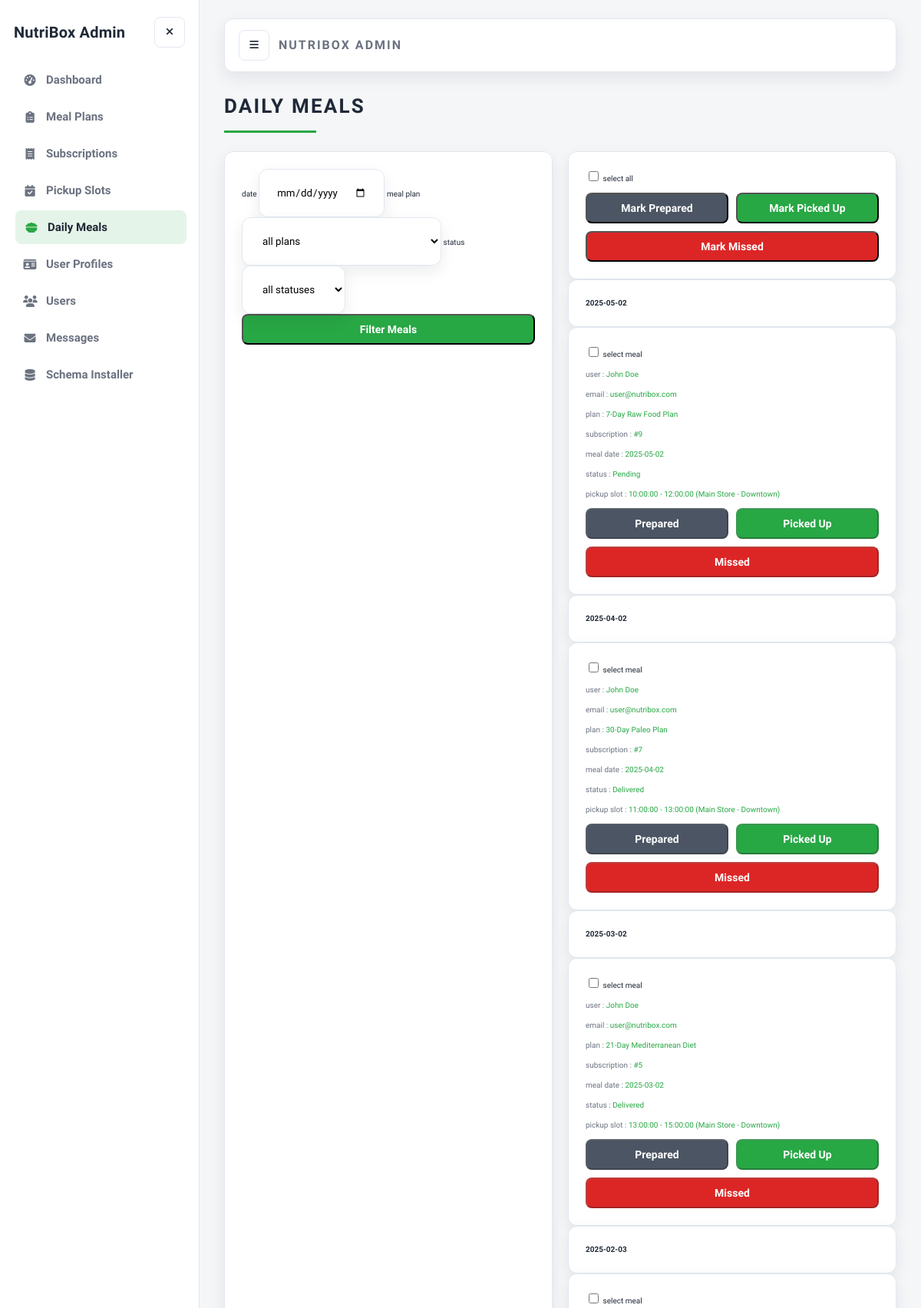
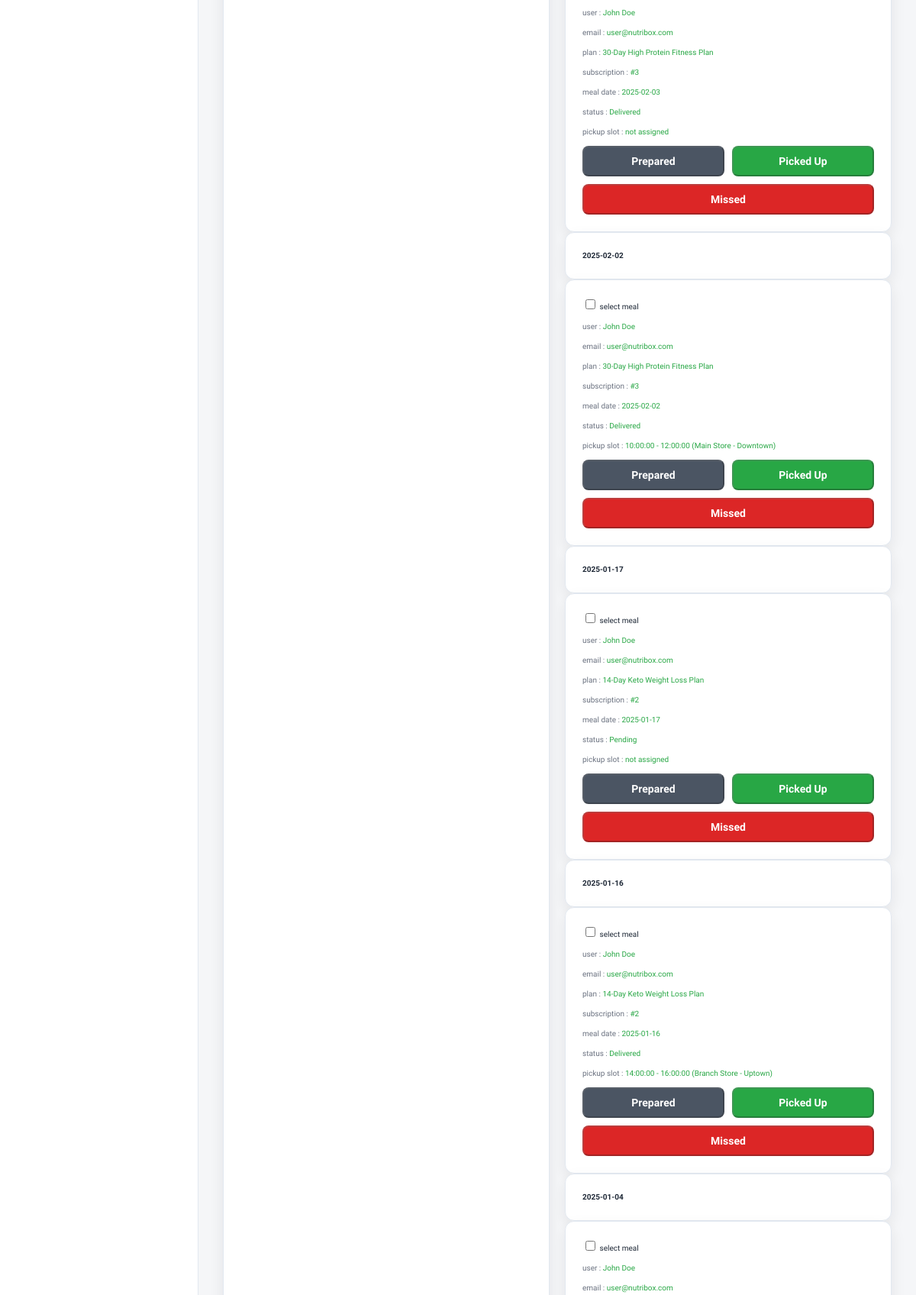
The page /admin/admin_daily_meals.php (signed in, upper part) on the database its author committed (2 pictures, top to bottom).
### tables this page shows
CREATE TABLE IF NOT EXISTS subscription_meals (
  id INT(100) NOT NULL AUTO_INCREMENT,
  subscription_id INT(100) NOT NULL,
  meal_date DATE NOT NULL,
  status VARCHAR(20) NOT NULL DEFAULT 'Pending',
  created_at TIMESTAMP NOT NULL DEFAULT CURRENT_TIMESTAMP,
  PRIMARY KEY (id),
  UNIQUE KEY unique_subscription_meal_date (subscription_id, meal_date),
  KEY idx_subscription_id (subscription_id),
  KEY idx_meal_date (meal_date)
);

CREATE TABLE IF NOT EXISTS users (
  id INT(100) NOT NULL AUTO_INCREMENT,
  name VARCHAR(100) NOT NULL,
  email VARCHAR(100) NOT NULL,
  password VARCHAR(255) NOT NULL,
  user_type VARCHAR(20) NOT NULL DEFAULT 'user',
  image VARCHAR(100) NOT NULL DEFAULT 'default-avatar.svg',
  PRIMARY KEY (id),
  UNIQUE KEY unique_email (email)
);

CREATE TABLE IF NOT EXISTS meal_plans (
  id INT(100) NOT NULL AUTO_INCREMENT,
  name VARCHAR(100) NOT NULL,
  description VARCHAR(500) NOT NULL,
  price INT(100) NOT NULL,
  duration INT(10) NOT NULL COMMENT 'Duration in days',
  calories INT(10) NOT NULL,
  diet_type VARCHAR(50) NOT NULL,
  image VARCHAR(100) NOT NULL,
  PRIMARY KEY (id)
);

CREATE TABLE IF NOT EXISTS subscription_pickup_slots (
  id INT(100) NOT NULL AUTO_INCREMENT,
  subscription_id INT(100) NOT NULL,
  pickup_slot_id INT(100) DEFAULT NULL,
  pickup_date DATE NOT NULL,
  time_from TIME NOT NULL,
  time_to TIME NOT NULL,
  location VARCHAR(255) NOT NULL,
  status VARCHAR(20) NOT NULL DEFAULT 'Assigned',
  created_at TIMESTAMP NOT NULL DEFAULT CURRENT_TIMESTAMP,
  updated_at TIMESTAMP NOT NULL DEFAULT CURRENT_TIMESTAMP ON UPDATE CURRENT_TIMESTAMP,
  PRIMARY KEY (id),
  KEY idx_subscription_id (subscription_id),
  KEY idx_pickup_slot_id (pickup_slot_id)
);

### admin/admin_daily_meals.php (the view, shortened to what this page needs)
<?php
require_once __DIR__ . "/../config.php";
function subscription_is_expired($subscription)
{
    $status = isset($subscription["subscription_status"])
        ? $subscription["subscription_status"]
        : $subscription["status"] ?? "";
    if (!empty($subscription["end_date"])) {
        $today = new DateTime(date("Y-m-d"));
        $end_date = new DateTime($subscription["end_date"]);
        if ($end_date < $today) {
            return true;
        }
    }
    return false;
}
$filter_date = isset($_GET["date"]) ? trim($_GET["date"]) : "";
$conditions = [];
$params = [];
$where_sql = $conditions ? "WHERE " . implode(" AND ", $conditions) : "";
$meals = $conn->prepare(
    "SELECT sm.id, sm.subscription_id, sm.meal_date, sm.status AS meal_status, sm.created_at,
            s.status AS subscription_status, s.approval_status, s.end_date, u.name AS user_name, u.email,
            m.name AS meal_name, sps.time_from, sps.time_to, sps.location, sps.status AS pickup_status
     FROM `subscription_meals` AS sm
     INNER JOIN `subscriptions` AS s ON sm.subscription_id = s.id
     INNER JOIN `users` AS u ON s.user_id = u.id
     INNER JOIN `meal_plans` AS m ON s.meal_plan_id = m.id
     LEFT JOIN `subscription_pickup_slots` AS sps
       ON sps.subscription_id = sm.subscription_id AND sps.pickup_date = sm.meal_date AND sps.status != 'Cancelled'
     $where_sql
     ORDER BY sm.meal_date DESC, sm.id DESC",
);
$meals->execute($params);
?>
<!DOCTYPE html>
<html lang="en">
<head>
   <link rel="stylesheet" href="https://cdnjs.cloudflare.com/ajax/libs/font-awesome/6.1.1/css/all.min.css">
   <link rel="stylesheet" href="css/admin_style.css">
</head>
<body class="admin-body">
<?php include "admin_header.php"; ?>
<section class="placed-orders">
   <h1 class="title">daily meals</h1>
   <div class="box-container">
      <div class="box" style="width:100%;">
         <form action="" method="GET">
            <label for="date">date</label>
            <input type="date" name="date" id="date" class="box" value="<?= $filter_date ?>">
            <label for="plan_id">meal plan</label>
            <select name="plan_id" id="plan_id" class="box">
               <option value="" selected>all plans</option>
            </select>
            <label for="status">status</label>
            <select name="status" id="status" class="box">
               <option value="" selected>all statuses</option>
            </select>
            <input type="submit" class="btn" value="filter meals">
         </form>
      </div>
      <form action="" method="POST" style="width:100%;">
         <div class="box" style="width:100%;">
            <label><input type="checkbox" id="select-all"> select all</label>
            <div class="flex-btn" style="margin-top:1rem;">
               <button type="submit" name="bulk_action" value="bulk_prepared" class="option-btn">mark prepared</button>
               <button type="submit" name="bulk_action" value="bulk_picked_up" class="btn">mark picked up</button>
               <button type="submit" name="bulk_action" value="bulk_missed" class="delete-btn">mark missed</button>
            </div>
         </div>
         <?php if ($meals->rowCount() > 0) {
             $current_date = "";
             while ($meal = $meals->fetch(PDO::FETCH_ASSOC)) {
                 if ($current_date !== $meal["meal_date"]) {
                     $current_date = $meal["meal_date"]; ?>
                     <div class="box" style="width:100%;">
                        <strong><?= $current_date ?></strong>
                     </div>
                 <?php
                 }
                 $read_only =
                     $meal["subscription_status"] !== "Active" ||
                     $meal["approval_status"] !== "Approved" ||
                     $meal["meal_status"] === "PickedUp" ||
                     $meal["meal_status"] === "Missed" ||
                     subscription_is_expired($meal);
                 ?>
         <div class="box">
            <label>
               <input type="checkbox" name="meal_ids[]" value="<?= $meal[
                   "id"
               ] ?>" class="meal-checkbox">
               select meal
            </label>
            <p> user : <span><?= $meal["user_name"] ?></span> </p>
            <p> email : <span><?= $meal["email"] ?></span> </p>
            <p> plan : <span><?= $meal["meal_name"] ?></span> </p>
            <p> subscription : <span>#<?= $meal[
                "subscription_id"
            ] ?></span> </p>
            <p> meal date : <span><?= $meal["meal_date"] ?></span> </p>
            <p> status : <span><?= $meal["meal_status"] ?></span> </p>
            <p> pickup slot : <span>
               <?php if (!empty($meal["time_from"])) { ?>
                  <?= $meal["time_from"] ?> - <?= $meal[
     "time_to"
 ] ?> (<?= $meal["location"] ?>)
               <?php } else { ?>
                  not assigned
               <?php } ?>
            </span></p>
            <div class="flex-btn" style="margin-top:1rem;">
               <button type="submit" name="mark_prepared" value="<?= $meal[
                   "id"
               ] ?>" class="option-btn" <?= $read_only ||
$meal["meal_status"] !== "Pending"
    ? "disabled"
    : "" ?>>prepared</button>
               <button type="submit" name="mark_picked_up" value="<?= $meal[
                   "id"
               ] ?>" class="btn" <?= $read_only ||
$meal["meal_status"] !== "Prepared"
    ? "disabled"
    : "" ?>>picked up</button>
               <button type="submit" name="mark_missed" value="<?= $meal[
                   "id"
               ] ?>" class="delete-btn" <?= $read_only ||
$meal["meal_status"] !== "Prepared"
    ? "disabled"
    : "" ?>>missed</button>
            </div>
         </div>
         <?php
             }
         } else {
             echo '<p class="empty">no daily meals found!</p>';
         } ?>
      </form>
   </div>
</section>
<?php include "admin_footer.php"; ?>
</body>
</html>

### admin/css/admin_style.css (style rules this page uses)
:root { --admin-bg: #f5f6f8; --admin-card: #ffffff; --admin-text: #1f2937; --admin-muted: #6b7280; --admin-border: #e2e8f0; --admin-accent: #28a745; --admin-accent-soft: rgba(40, 167, 69, 0.12); --admin-danger: #dc2626; --admin-shadow: 0 8px 20px rgba(15, 23, 42, 0.08); --admin-shadow-hover: 0 14px 28px rgba(15, 23, 42, 0.12); --admin-sidebar-width: 260px; }
.admin-body, .admin-body * { box-sizing: border-box; }
.admin-body { font-family: "Source Sans 3", sans-serif; margin: 0; background: var(--admin-bg); color: var(--admin-text); min-height: 100vh; line-height: 1.6; animation: adminFadeIn 0.45s ease both; }
html { font-size: 62.5%; scroll-behavior: smooth; }
section { padding: 0; max-width: 1200px; margin: 0 auto 3rem; }
.title { text-align: left; margin: 0 0 2.4rem; text-transform: uppercase; color: var(--admin-text); font-size: 2.6rem; font-weight: 700; letter-spacing: 0.22rem; }
.title::after { content: ""; width: 120px; height: 3px; background: var(--admin-accent); display: block; margin-top: 1rem; }
.btn, .delete-btn, .option-btn { display: inline-block; width: 100%; padding: 1rem 1.6rem; border-radius: 0.8rem; font-size: 1.4rem; font-weight: 600; text-transform: capitalize; text-align: center; cursor: pointer; transition: transform 0.2s ease, box-shadow 0.2s ease, background 0.2s ease; }
.admin-body input, .admin-body select, .admin-body textarea, .admin-body button { font-family: inherit; }
.btn { background: var(--admin-accent); color: #fff; }
.option-btn { background: #4b5563; color: #fff; }
.delete-btn { background: var(--admin-danger); color: #fff; }
.flex-btn { display: flex; flex-wrap: wrap; gap: 1rem; }
.flex-btn > * { flex: 1; min-width: 140px; }
.dashboard .box-container, .show-products .box-container, .placed-orders .box-container, .user-accounts .box-container, .messages .box-container { display: grid; grid-template-columns: repeat(auto-fit, minmax(26rem, 1fr)); gap: 2rem; align-items: stretch; }
.dashboard .box-container .box, .show-products .box-container .box, .placed-orders .box-container .box, .user-accounts .box-container .box, .messages .box-container .box { background: var(--admin-card); border: 1px solid var(--admin-border); border-radius: 1.2rem; padding: 2.2rem; box-shadow: var(--admin-shadow); transition: transform 0.2s ease, box-shadow 0.2s ease; animation: adminCardIn 0.45s ease both; }
.show-products .box-container .box .cat, .placed-orders .box-container .box p span, .user-accounts .box-container .box p span, .messages .box-container .box p span { color: var(--admin-accent); }
.show-products .box-container .box .details, .placed-orders .box-container .box p, .user-accounts .box-container .box p, .messages .box-container .box p { color: var(--admin-muted); }

### rows shown on the page
subscription_meals: meal_date "2025-05-02", users.name "John Doe", users.email "user@nutribox.com", meal_plans.name "7-Day Raw Food Plan", subscription "9", status "Pending", subscription_pickup_slots.time_from "10:00:00", subscription_pickup_slots.time_to "12:00:00", subscription_pickup_slots.location "Main Store - Downtown"
subscription_meals: meal_date "2025-04-02", users.name "John Doe", users.email "user@nutribox.com", meal_plans.name "30-Day Paleo Plan", subscription "7", status "Delivered", subscription_pickup_slots.time_from "11:00:00", subscription_pickup_slots.time_to "13:00:00", subscription_pickup_slots.location "Main Store - Downtown"
subscription_meals: meal_date "2025-03-02", users.name "John Doe", users.email "user@nutribox.com", meal_plans.name "21-Day Mediterranean Diet", subscription "5", status "Delivered", subscription_pickup_slots.time_from "13:00:00", subscription_pickup_slots.time_to "15:00:00", subscription_pickup_slots.location "Main Store - Downtown"
subscription_meals: meal_date "2025-02-03", users.name "John Doe", users.email "user@nutribox.com", meal_plans.name "30-Day High Protein Fitness Plan", subscription "3", status "Delivered", shows "not assigned"
subscription_meals: meal_date "2025-02-02", users.name "John Doe", users.email "user@nutribox.com", meal_plans.name "30-Day High Protein Fitness Plan", subscription "3", status "Delivered", subscription_pickup_slots.time_from "10:00:00", subscription_pickup_slots.time_to "12:00:00", subscription_pickup_slots.location "Main Store - Downtown"
subscription_meals: meal_date "2025-01-17", users.name "John Doe", users.email "user@nutribox.com", meal_plans.name "14-Day Keto Weight Loss Plan", subscription "2", status "Pending", shows "not assigned"
subscription_meals: meal_date "2025-01-16", users.name "John Doe", users.email "user@nutribox.com", meal_plans.name "14-Day Keto Weight Loss Plan", subscription "2", status "Delivered", subscription_pickup_slots.time_from "14:00:00", subscription_pickup_slots.time_to "16:00:00", subscription_pickup_slots.location "Branch Store - Uptown"
subscription_meals: meal_date "2025-01-04", users.name "John Doe", users.email "user@nutribox.com"

### other values the page prints
$label "Dashboard Meal Plans Subscriptions Pickup Slots Daily Meals User Profiles Users Messages Schema Installer"
